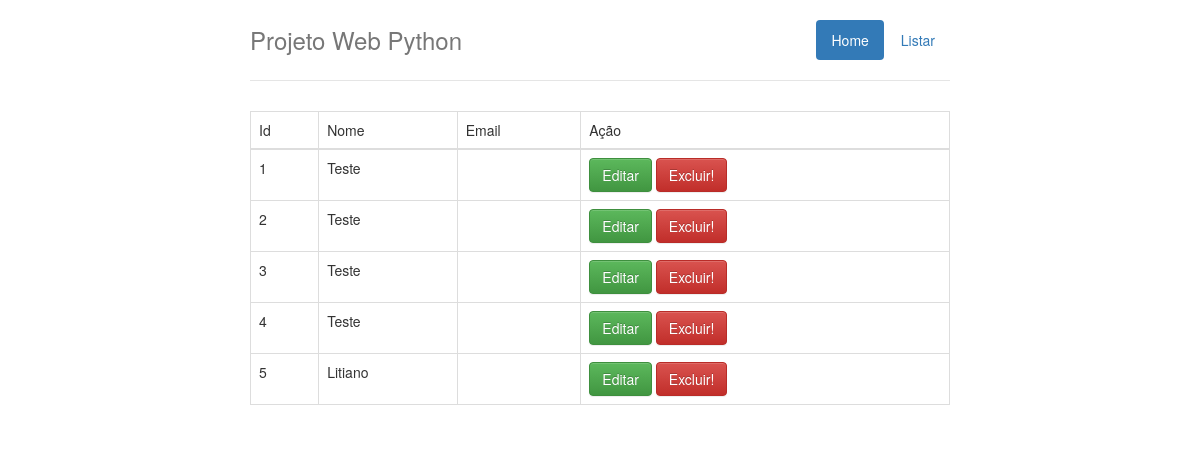
Page /registro/listar on the earlier database version.
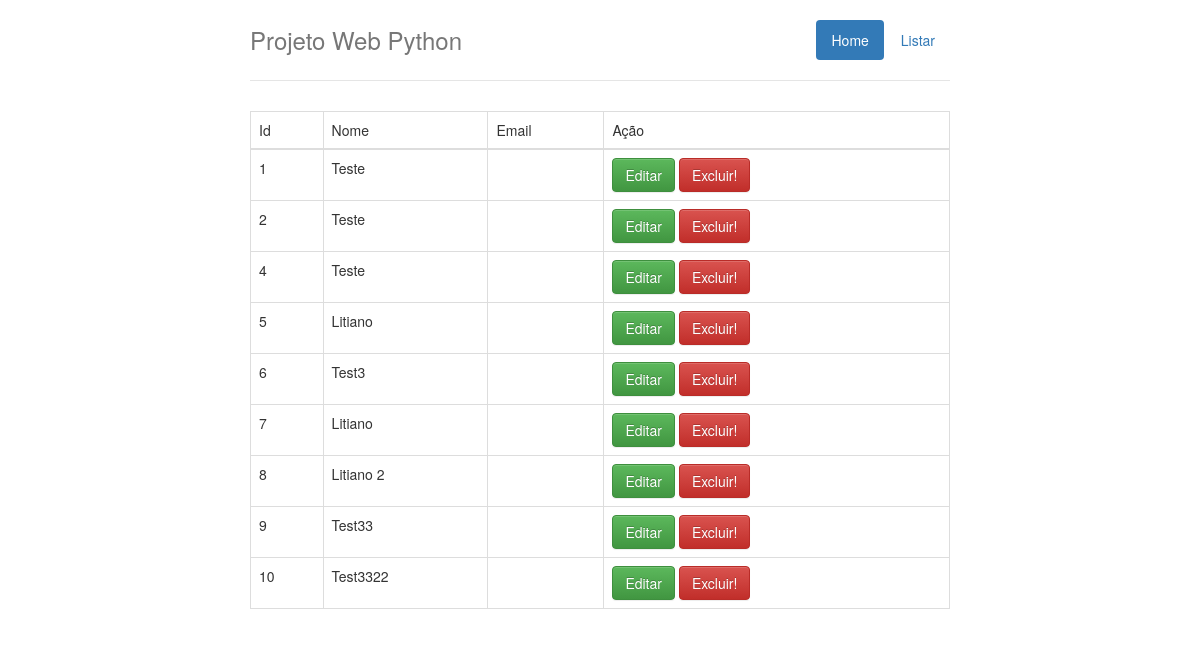
Same page on the later database version.
### registro/models.py (models this page shows)
class Formulario(models.Model):
    email = models.CharField(max_length=255)
    senha = models.CharField(max_length=255)
    nome = models.CharField(max_length=255)
    sobrenome = models.CharField(max_length=255)
    cpf = models.CharField(max_length=255)
    rg = models.CharField(max_length=255)
    nascimento = models.DateField()
    sexo = models.CharField(max_length=255)
    telefone = models.CharField(max_length=255)
    celular = models.CharField(max_length=255)
    cep = models.CharField(max_length=255)
    rua = models.CharField(max_length=255)
    numero = models.CharField(max_length=255)
    complemento = models.CharField(max_length=255)
    bairro = models.CharField(max_length=255)
    cidade = models.CharField(max_length=255)
    estado = models.CharField(max_length=255)

### registro/views.py (the view)
def listar(request):
    itens = Formulario.objects.all()
    context = {
        'itens': itens,
    }
    return render(request, 'registro/listar.html', context=context)

### templates/registro/listar.html (shortened to what this page needs)
{% extends 'base/layout.html' %}
{% block content %}
<table class="table table-bordered table-responsive">
<thead>
<tr>
    <td>Id</td>
    <td>Nome</td>
    <td>Email</td>
    <td>Ação</td>
</tr>
</thead>
<tbody>
    {% for item in itens %}
        <tr>
            <td>{{ item.id }}</td>
            <td>{{ item.nome }}</td>
            <td>{{ item.email}}</td>
            <td>
                <a href="{% url 'editar' item.id %}"><button class="btn btn-success">Editar</button></a>
                <a href="{% url 'excluir' item.id %}" onclick="return confirm('Deseja Excluir?')"><button class="btn btn-danger">Excluir!</button></a>
            </td>
        </tr>
    {% endfor %}
</tbody>
</table>
{% endblock %}

Differences in the rows shown:
removed Formulario: id "3", nome "Teste"
added Formulario: id "6", nome "Test3"
added Formulario: id "7", nome "Litiano"
added Formulario: id "8", nome "Litiano 2"
added Formulario: id "9", nome "Test33"
added Formulario: id "10", nome "Test3322"
